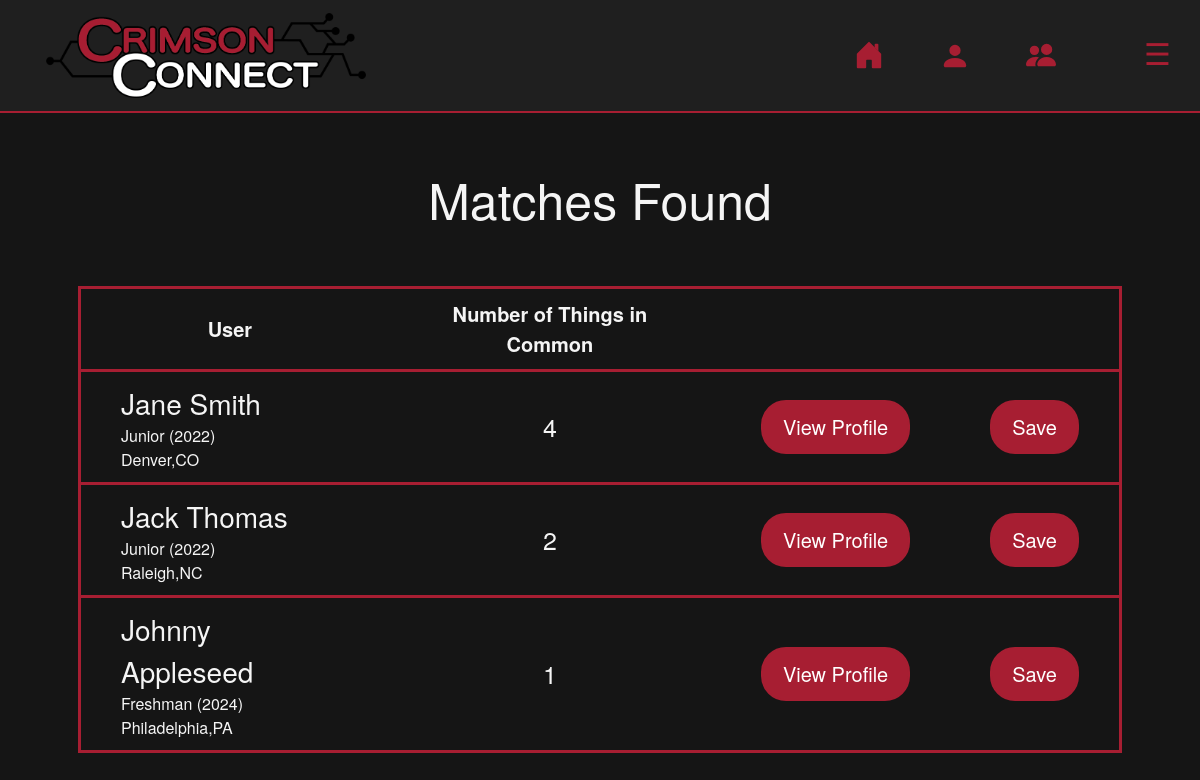
Screenshot of /match (signed in) with the database file from the repository.
### tables this page shows
CREATE TABLE 'profile' ('user_id'  INTEGER NOT NULL  , 'last_name'  text NOT NULL  , 'first_name'  text NOT NULL  , 'birthday'  date NOT NULL  , 'hometown'  text NOT NULL  , 'state'  text NOT NULL  , 'imgpath' text NOT NULL DEFAULT 'None', 'bio' text NOT NULL DEFAULT 'None');

CREATE TABLE 'academia' ('user_id' integer NOT NULL, 'class' text NOT NULL, 'house' text NOT NULL, 'major' text NOT NULL, 'minor' text NOT NULL);

### application.py (the view)
@app.route("/match")
@login_required
@profile_required
def match():
    logged_user = session["user_id"]
    users = db.execute("SELECT id FROM users WHERE id != ? AND id NOT IN (SELECT saved_id FROM saved_profiles WHERE user_id=?)", logged_user, logged_user)
    users_count = db.execute("SELECT count(id) FROM users WHERE id !=? AND id NOT IN (SELECT saved_id FROM saved_profiles WHERE user_id=?)", logged_user, logged_user)
    most_matches = 0
    most_match_id = None
    second_most_matches = 0
    second_match_id = None
    third_most_matches = 0
    third_match_id = None
    for i in range(users_count[0]['count(id)']):
        curr_matches = count_matches(logged_user, users[i]['id'])
        if curr_matches > most_matches:
            most_match_id = users[i]['id']
            most_matches = curr_matches
        elif curr_matches > second_most_matches and curr_matches <= most_matches:
            second_match_id = users[i]['id']
            second_most_matches = curr_matches
        elif curr_matches > third_most_matches and curr_matches <= second_most_matches:
            third_match_id = users[i]['id']
            third_most_matches = curr_matches
    firstbio = db.execute("SELECT profile.user_id, first_name, last_name, hometown, state, class FROM profile INNER JOIN academia ON profile.user_id=academia.user_id WHERE profile.user_id=?", most_match_id)
    secondbio = db.execute("SELECT profile.user_id, first_name, last_name, hometown, state, class FROM profile INNER JOIN academia ON profile.user_id=academia.user_id WHERE profile.user_id=?", second_match_id)
    thirdbio = db.execute("SELECT profile.user_id, first_name, last_name, hometown, state, class FROM profile INNER JOIN academia ON profile.user_id=academia.user_id WHERE profile.user_id=?", third_match_id)
    matched_users = [firstbio, secondbio, thirdbio]
    matches = [most_matches, second_most_matches, third_most_matches]
    return render_template("match.html", user=matched_users, matches=matches)

### application.py (called while the page is built)
@app.after_request
def after_request(response):
    response.headers["Cache-Control"] = "no-cache, no-store, must-revalidate"
    response.headers["Expires"] = 0
    response.headers["Pragma"] = "no-cache"
    return response

### helpers.py (called while the page is built)
def login_required(f):
    @wraps(f)
    def decorated_function(*args, **kwargs):
        if session.get("user_id") is None:
            return redirect("/login")
        return f(*args, **kwargs)
    return decorated_function

def profile_required(f):
    @wraps(f)
    def decorated_function(*args, **kwargs):
        rows = db.execute("SELECT * FROM profile WHERE user_id = ?", session.get("user_id"))
        if len(rows) != 1:
            return redirect("/create")
        return f(*args, **kwargs)
    return decorated_function

### templates/match.html (shortened to what this page needs)
{% extends "layout.html" %}
{% block main %}
    <div class=match-header>
        <p style="font-size: 50px">Matches Found<p>
    </div>
    <div id="match-table">
        <table>
            <tr style="font-size: 20px">
                <th>User</th>
                <th>Number of Things in Common</th>
                <th>&nbsp;</th>
                <th>&nbsp;</th>
            </tr>
            {% for i in range(3) %}
            {% for j in range(3) %}
            <tr>
                {% if user[j][i] is defined %}
                <td style="text-align: left"><h7 style="font-size: 28px">{{user[j][i].first_name}} {{user[j][i].last_name}}</h7><br>{{user[j][i].class}}<br>{{user[j][i].hometown}},{{user[j][i].state}}</td>
                <td style="font-size: 25px">{{matches[j]}}</td>
                <td>
                    <form action="/profile" method="post"><button type="submit" class="matched-btn" name="user_id" value="{{user[j][i].user_id}}">View&nbsp;Profile</button></form>
                </td>
                <td>
                    <form action="/saveprofile" method="post"><button type="submit" class="matched-btn" name="user_id" value="{{user[j][i].user_id}}">Save</button></form>
                </td>
                {% endif %}
            </tr>
            {% endfor %}
            {% endfor %}
        </table>
    </div>
{% endblock %}

### static/styles.css (style rules this page uses)
.body { background-color: #151515; font-family: "Helvetica Neue", sans-serif; color: #f5f5f5; }
#match-table table { margin: 50px auto 50px auto; border: 3px solid #a71e32; }
#match-table tr, #match-table td, #match-table th { padding: 10px 40px; border-bottom: 3px solid #a71e32; }
.matched-btn { background-color: #a71e32; color: white; border-radius: 25px; border: 2px solid #a71e32; font-size: 20px; padding: 10px 20px; }

### rows the page displays
profile: first_name "Jane", last_name "Smith", hometown "Denver", state "CO"
academia: class "Junior (2022)"
profile: first_name "Jack", last_name "Thomas", hometown "Raleigh", state "NC"
academia: class "Junior (2022)"
profile: first_name "Johnny", last_name "Appleseed", hometown "Philadelphia", state "PA"
academia: class "Freshman (2024)"

### other values shown
{{ matches[j] }} "4" "2" "1"
